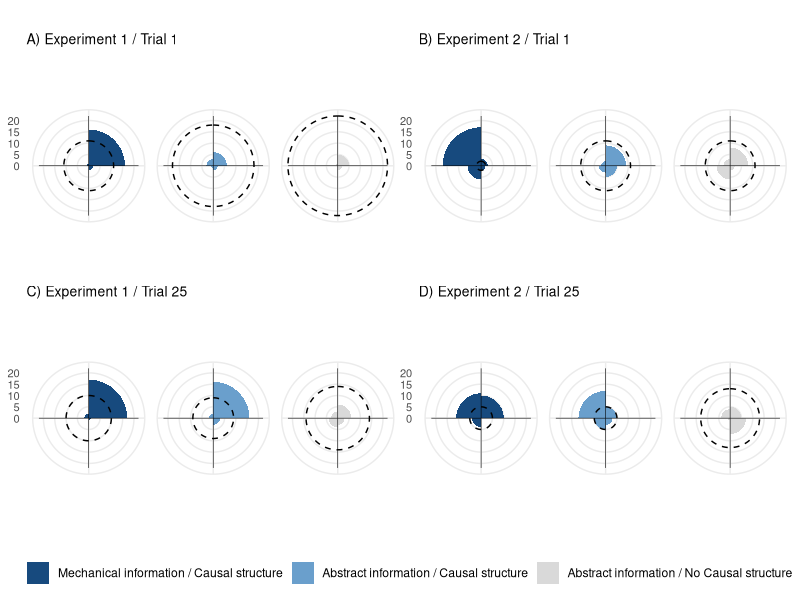
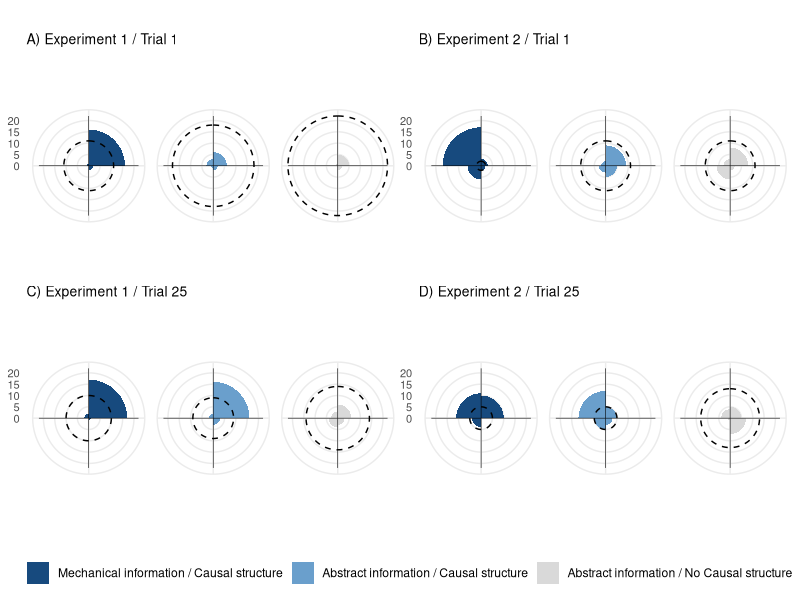

Write R code to recreate these figures, in order.
library(readr)
library(ggplot2)
library(tidyverse)
library(patchwork)

df_wheel_expe1 <- read_csv("data/experiment/df_wheel_experiment1.csv", col_names = TRUE)
df_wheel_expe2 <- read_csv("data/experiment/df_wheel_experiment2.csv", col_names = TRUE)

##
df_wheel_expe1 <- df_wheel_expe1%>%
  mutate(Treatment = factor(Treatment, levels = c("CON", "ABS", "ABSMAP")),
         Payoff = Payoff*100, 
         Quadrant = case_when(
           comX == 0 & comY == 0  ~ "Center",
           comX >= 0 & comY >= 0   ~ "Top Right",
           comX >= 0 & comY < 0   ~ "Bottom Right",
           comX <= 0 & comY < 0   ~ "Bottom Left",
           comX <= 0 & comY >= 0    ~ "Top Left"
         ))%>%
  select(ParticipantID, ChainID, Treatment, Generation, Payoff, Trial, TrialChain,
         Configuration, wT, wR, wB, wL, comX, comY, Inertia, Quadrant)

##
df_wheel_expe2 <- df_wheel_expe2%>%
  mutate(Treatment = factor(Treatment, levels = c("CON", "ABS", "ABSMAP")),
         Payoff = Payoff*100, 
         Quadrant = case_when(
           comX == 0 & comY == 0  ~ "Center",
           comX >= 0 & comY >= 0   ~ "Top Right",
           comX >= 0 & comY < 0   ~ "Bottom Right",
           comX <= 0 & comY < 0   ~ "Bottom Left",
           comX <= 0 & comY >= 0    ~ "Top Left"
         ))%>%
  select(ParticipantID, ChainID, Treatment, Generation, Payoff, Trial, TrialChain,
         Configuration, wT, wR, wB, wL, comX, comY, Inertia, Quadrant)

##

# Define precise start and end angles for each quadrant (in degrees)
angle_mapping <- tibble(
  Quadrant = c("Top Right", "Bottom Right", "Bottom Left", "Top Left"),
  Start_Angle = c(0, 90, 180, 270),
  End_Angle = c(90, 180, 270, 360)  # Each quadrant covers 90°
)

treatment_names <- c("ABS"="Abstract information / Causal structure", 
                     "CON"="Mechanical information / Causal structure", 
                     "ABSMAP" = "Abstract information / No Causal structure"
)

####################################  
# Expe1 Trial1
####################################  
df_expe1_trial1 <- df_wheel_expe1%>%
  filter(Generation == 1)%>%
  filter(Trial ==1)
  
df_expe1_trial1_summary <- df_expe1_trial1%>%
  group_by(Quadrant, Treatment) %>%
  summarize(Count = n(), .groups = "drop") %>%
  left_join(angle_mapping, by = "Quadrant") %>%
  mutate(Radius = Count)  # Radius represents the count of wheels in each quadrant

# Create a separate data frame for the center circles
df_expe1_trial1_center_circle <- df_expe1_trial1_summary %>%
  filter(is.na(Start_Angle)) %>%
  select(Treatment) %>%
  distinct() %>%
  crossing(x = seq(0, 360, length.out = 100)) %>%
  left_join(df_expe1_trial1_summary %>% filter(is.na(Start_Angle)), by = "Treatment")


plot_expe1_trial1 <- ggplot() +
  # Draw four quadrants using geom_rect()
  geom_rect(data = df_expe1_trial1_summary %>% filter(!is.na(Start_Angle)), 
            aes(xmin = Start_Angle, xmax = End_Angle, ymin = 0, ymax = Radius, fill = Treatment)) +
  
  # Draw the center circle dynamically for each Treatment
  geom_path(data = df_expe1_trial1_center_circle, 
            aes(x = x, y = Count, group = Treatment),
            color = "black", linetype = "dashed", size = 0.5) +
  
  # Draw the center circle dynamically for each Treatment
  geom_vline(xintercept = c(0, 90, 180, 270), linewidth = 0.2)+
  
  # Convert to a circular layout
  coord_polar() +
  scale_x_continuous(limits = c(0, 360), breaks = c(0, 90, 180, 270), labels = NULL) +
  facet_wrap(~Treatment) +
  
  scale_fill_manual(labels = treatment_names, values = c(
    "CON" = "#174A7E" ,
    "ABS" = "#6A9FCC",
    "ABSMAP" = "#D9D9D9"
  )) +
  
  labs(title = "A) Experiment 1 / Trial 1",
       x = NULL, y = NULL) +
  ylim(0, 22) +
  theme_minimal()+
  theme(panel.grid.minor.x = element_blank(),
        axis.text.y = element_text(size = 8),
        strip.text = element_blank(),
        legend.position = "bottom",
        plot.title = element_text(size = 10),
        plot.margin = margin(0, 0, 0, 0))


####################################  
# Expe1 Trial25
#################################### 
df_expe1_trial25 <- df_wheel_expe1%>%
  filter(Generation == 5)%>%
  filter(Trial ==5)

df_expe1_trial25_summary <- df_expe1_trial25%>%
  group_by(Quadrant, Treatment) %>%
  summarize(Count = n(), .groups = "drop") %>%
  left_join(angle_mapping, by = "Quadrant") %>%
  mutate(Radius = Count)  # Radius represents the count of wheels in each quadrant

# Create a separate data frame for the center circles
df_expe1_trial25_center_circle <- df_expe1_trial25_summary %>%
  filter(is.na(Start_Angle)) %>%
  select(Treatment) %>%
  crossing(x = seq(0, 360, length.out = 100)) %>%
  distinct() %>%
  left_join(df_expe1_trial25_summary %>% filter(is.na(Start_Angle)), by = "Treatment")

plot_expe1_trial25 <- ggplot() +
  # Draw four quadrants using geom_rect()
  geom_rect(data = df_expe1_trial25_summary %>% filter(!is.na(Start_Angle)), 
            aes(xmin = Start_Angle, xmax = End_Angle, ymin = 0, ymax = Radius, fill = Treatment)) +
  
  # Draw the center circle dynamically for each Treatment
  geom_path(data = df_expe1_trial25_center_circle, 
            aes(x = x, y = Count, group = Treatment),
            color = "black", linetype = "dashed", size = 0.5) +
  
  # Draw the center circle dynamically for each Treatment
  geom_vline(xintercept = c(0, 90, 180, 270), linewidth = 0.2)+
  
  # Convert to a circular layout
  coord_polar() +
  scale_x_continuous(limits = c(0, 360), breaks = c(0, 90, 180, 270), labels = NULL) +
  facet_wrap(~Treatment) +
  
  scale_fill_manual(labels = treatment_names, values = c(
    "CON" = "#174A7E" ,
    "ABS" = "#6A9FCC",
    "ABSMAP" = "#D9D9D9"
  )) +
  
  labs(title = "C) Experiment 1 / Trial 25",
       x = NULL, y = NULL) +
  ylim(0, 22) +
  theme_minimal()+
  theme(panel.grid.minor.x = element_blank(),
        axis.text.y = element_text(size = 8),
        legend.position = "none",
        strip.text = element_blank(),
        plot.title = element_text(size = 10),
        plot.margin = margin(0, 0, 0, 0))

####################################  
# Expe2 Trial1
#################################### 
df_expe2_trial1 <- df_wheel_expe2%>%
  filter(Generation == 1)%>%
  filter(Trial ==1)

df_expe2_trial1_summary <- df_expe2_trial1%>%
  group_by(Quadrant, Treatment) %>%
  summarize(Count = n(), .groups = "drop") %>%
  left_join(angle_mapping, by = "Quadrant") %>%
  mutate(Radius = Count)  # Radius represents the count of wheels in each quadrant

# Create a separate data frame for the center circles
df_expe2_trial1_center_circle <- df_expe2_trial1_summary %>%
  filter(is.na(Start_Angle)) %>%
  select(Treatment) %>%
  crossing(x = seq(0, 360, length.out = 100)) %>%
  distinct() %>%
  left_join(df_expe2_trial1_summary %>% filter(is.na(Start_Angle)), by = "Treatment")

plot_expe2_trial1 <- ggplot() +
  # Draw four quadrants using geom_rect()
  geom_rect(data = df_expe2_trial1_summary %>% filter(!is.na(Start_Angle)), 
            aes(xmin = Start_Angle, xmax = End_Angle, ymin = 0, ymax = Radius, fill = Treatment)) +
  
  # Draw the center circle dynamically for each Treatment
  geom_path(data = df_expe2_trial1_center_circle, 
            aes(x = x, y = Count, group = Treatment),
            color = "black", linetype = "dashed", size = 0.5) +
  
  # Draw the center circle dynamically for each Treatment
  geom_vline(xintercept = c(0, 90, 180, 270), linewidth = 0.2)+
  
  # Convert to a circular layout
  coord_polar() +
  scale_x_continuous(limits = c(0, 360), breaks = c(0, 90, 180, 270), labels = NULL) +
  facet_wrap(~Treatment) +
  
  scale_fill_manual(labels = treatment_names, values = c(
    "CON" = "#174A7E" ,
    "ABS" = "#6A9FCC",
    "ABSMAP" = "#D9D9D9"
  )) +
  
  labs(title = "B) Experiment 2 / Trial 1",
       x = NULL, y = NULL) +
  ylim(0, 22) +
  theme_minimal()+
  theme(panel.grid.minor.x = element_blank(),
        axis.text.y = element_text(size = 8),
        legend.position = "none",
        strip.text = element_blank(),
        plot.title = element_text(size = 10),
        plot.margin = margin(0, 0, 0, 0))


####################################  
# Expe2 Trial25
#################################### 
df_expe2_trial25 <- df_wheel_expe2%>%
  filter(Generation == 5)%>%
  filter(Trial ==5)

df_expe2_trial25_summary <- df_expe2_trial25%>%
  group_by(Quadrant, Treatment) %>%
  summarize(Count = n(), .groups = "drop") %>%
  left_join(angle_mapping, by = "Quadrant") %>%
  mutate(Radius = Count)  # Radius represents the count of wheels in each quadrant

# Create a separate data frame for the center circles
df_expe2_trial25_center_circle <- df_expe2_trial25_summary %>%
  filter(is.na(Start_Angle)) %>%
  select(Treatment) %>%
  crossing(x = seq(0, 360, length.out = 100)) %>%
  distinct() %>%
  left_join(df_expe2_trial25_summary %>% filter(is.na(Start_Angle)), by = "Treatment")

plot_expe2_trial25 <- ggplot() +
  # Draw four quadrants using geom_rect()
  geom_rect(data = df_expe2_trial25_summary %>% filter(!is.na(Start_Angle)), 
            aes(xmin = Start_Angle, xmax = End_Angle, ymin = 0, ymax = Radius, fill = Treatment)) +
  
  # Draw the center circle dynamically for each Treatment
  geom_path(data = df_expe2_trial25_center_circle, 
            aes(x = x, y = Count, group = Treatment),
            color = "black", linetype = "dashed", size = 0.5) +
  
  # Draw the center circle dynamically for each Treatment
  geom_vline(xintercept = c(0, 90, 180, 270), linewidth = 0.2)+
  
  # Convert to a circular layout
  coord_polar() +
  scale_x_continuous(limits = c(0, 360), breaks = c(0, 90, 180, 270), labels = NULL) +
  facet_wrap(~Treatment) +
  
  scale_fill_manual(labels = treatment_names, values = c(
    "CON" = "#174A7E" ,
    "ABS" = "#6A9FCC",
    "ABSMAP" = "#D9D9D9"
  )) +
  
  labs(title = "D) Experiment 2 / Trial 25",
       x = NULL, y = NULL) +
  ylim(0, 22) +
  theme_minimal()+
  theme(panel.grid.minor.x = element_blank(),
        axis.text.y = element_text(size = 8),
        legend.position = "none",
        strip.text = element_blank(),
        plot.title = element_text(size = 10),
        plot.margin = margin(0, 0, 0, 0))


#########################################################
# Figure 5
wrap_plots(plot_expe1_trial1, plot_expe2_trial1, plot_expe1_trial25, plot_expe2_trial25, ncol = 2, guides = "collect") +
  plot_annotation(title = " ") &
  guides(fill = guide_legend(title = NULL), color = guide_legend(title = NULL))&
  theme(
    legend.position = "bottom",
    panel.spacing = unit(0, "lines"),        # remove spacing between panels
  )

ggsave("figures/exploration_patterns.png", width = 8, height = 6, dpi = 300)
  
  